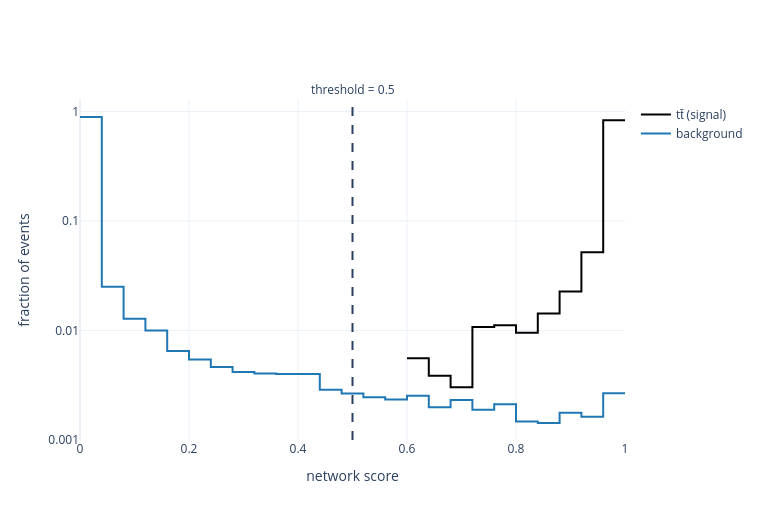

The cell this chart's notebook holds for it:
### Markdown cell above
### Distribuição do score

A distribuição de `yhat` mostra como sinal e background ocupam o intervalo entre 0 e 1. O limiar de 0,5 marca o ponto usado para converter o score em classe. Bins com menos de 5 eventos simulados são omitidos.

### Code cell
TT = 'tt\u0304'   # t com barra

bins = np.linspace(0, 1, 26)
score_colors = {f'{TT} (signal)': 'black', 'background': '#1f77b4'}

fig = go.Figure()
for label, name in [(1, f'{TT} (signal)'), (0, 'background')]:
    sel = y_test == label
    contagem, _ = np.histogram(yhat[sel], bins=bins)
    hist, _ = np.histogram(yhat[sel], bins=bins, weights=w_test[sel])
    hist = np.where(contagem >= 5, hist / hist.sum(), np.nan)

    fig.add_trace(go.Scatter(
        x=bins, y=np.r_[hist, hist[-1]], mode='lines', line_shape='hv', name=name,
        line=dict(width=2, color=score_colors[name]),
        hovertemplate='score: %{x:.3f}<br>fraction: %{y:.3e}<extra></extra>',
    ))

fig.add_vline(x=0.5, line_dash='dash', annotation_text='threshold = 0.5', annotation_position='top')
fig.update_layout(width=760, height=520, xaxis_title='network score', yaxis_title='fraction of events',
                  yaxis_type='log', yaxis_dtick=1, hovermode='x unified')
fig.show()

### Figure 1 — Plotly figure (JSON) as saved in the notebook; plotly's stock layout.template omitted (floating-point values rounded to 4 significant figures)
{"data": [{"hovertemplate": "score: %{x:.3f}<br>fraction: %{y:.3e}<extra></extra>", "line": {"color": "black", "shape": "hv", "width": 2}, "mode": "lines", "name": "tt̄ (signal)", "type": "scatter", "x": [0.0, 0.04, 0.08, 0.12, 0.16, 0.2, 0.24, 0.28, 0.32, 0.36, 0.4, 0.44, 0.48, 0.52, 0.56, 0.6, 0.64, 0.68, 0.72, 0.76, 0.8, 0.84, 0.88, 0.92, 0.96, 1.0], "y": [0.006014, NaN, 0.002741, NaN, NaN, NaN, NaN, NaN, 0.00404, NaN, 0.003074, NaN, 0.002604, NaN, NaN, 0.005569, 0.003842, 0.003031, 0.01074, 0.01115, 0.009539, 0.01427, 0.02271, 0.05178, 0.8295, 0.8295]}, {"hovertemplate": "score: %{x:.3f}<br>fraction: %{y:.3e}<extra></extra>", "line": {"color": "#1f77b4", "shape": "hv", "width": 2}, "mode": "lines", "name": "background", "type": "scatter", "x": [0.0, 0.04, 0.08, 0.12, 0.16, 0.2, 0.24, 0.28, 0.32, 0.36, 0.4, 0.44, 0.48, 0.52, 0.56, 0.6, 0.64, 0.68, 0.72, 0.76, 0.8, 0.84, 0.88, 0.92, 0.96, 1.0], "y": [0.8894, 0.02508, 0.01279, 0.009951, 0.00648, 0.005407, 0.004625, 0.004157, 0.004047, 0.003987, 0.003991, 0.002871, 0.002652, 0.002455, 0.002336, 0.002527, 0.001984, 0.002318, 0.001879, 0.002114, 0.001472, 0.001426, 0.001767, 0.001624, 0.002668, 0.002668]}], "layout": {"annotations": [{"showarrow": false, "text": "threshold = 0.5", "x": 0.5, "xanchor": "center", "xref": "x", "y": 1, "yanchor": "bottom", "yref": "y domain"}], "height": 520, "hovermode": "x unified", "shapes": [{"line": {"dash": "dash"}, "type": "line", "x0": 0.5, "x1": 0.5, "xref": "x", "y0": 0, "y1": 1, "yref": "y domain"}], "width": 760, "xaxis": {"title": {"text": "network score"}}, "yaxis": {"dtick": 1, "title": {"text": "fraction of events"}, "type": "log"}}}
